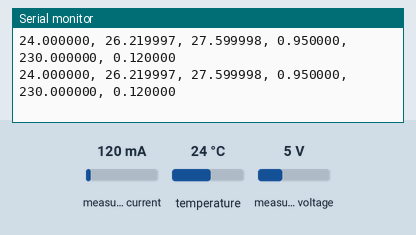
This sketch was run on a simulated Arduino Uno, built with avr-gcc and run on an emulated ATmega328P. Parts: the last lines printed to the serial monitor. The inputs (shaded band) are chosen by the test bench; at power-on: measured current 120 mA, temperature 24 °C, measured voltage 5 V. Storage starts empty.

Above: at 3.5 s.
3.6 s: measured current set to 40 mA
At 5.7 s:
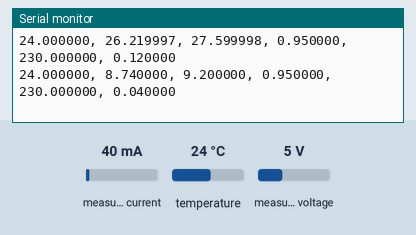
6.2 s: temperature set to 12 °C
At 7.2 s:
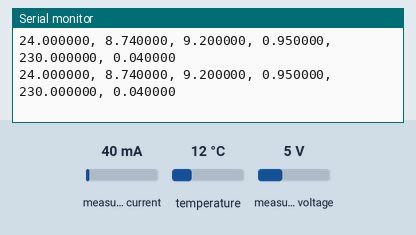
8.8 s: measured voltage set to 0.3 V
At 8.8 s:
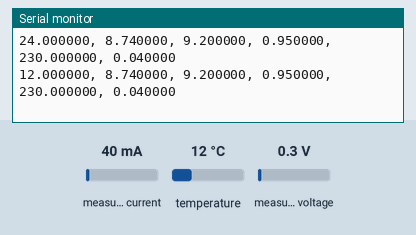
11.4 s: measured current set to 500 mA
At 13.6 s:
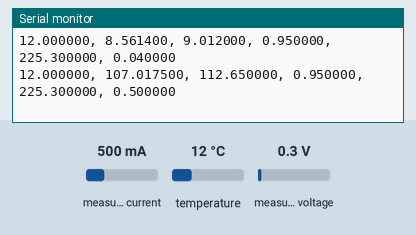
14.0 s: temperature set to 19 °C
At 14.0 s:
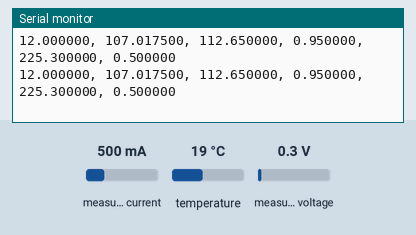
16.6 s: measured voltage set to 3.8 V
At 18.7 s:
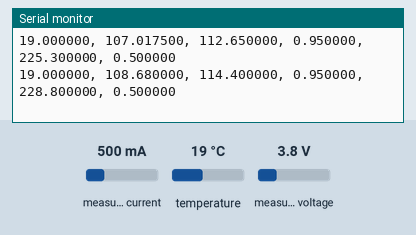
Timing chart, 0 to 20.2 s (numbered marks = the images above; inputs shaded):
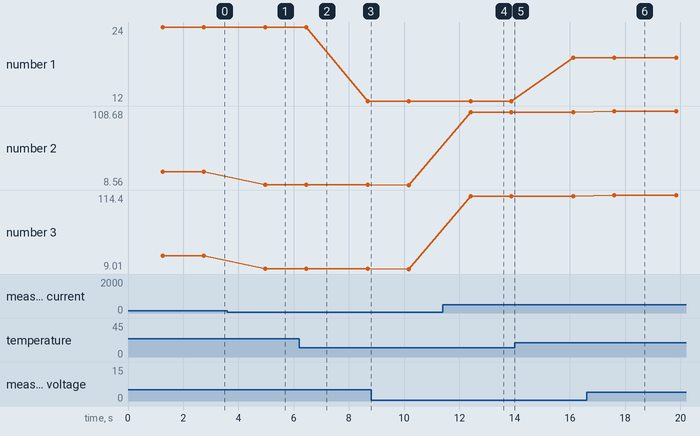

The sketch:

elec_monitor_mega_proto01.ino
```cpp
// (licence header left out)
#include "EmonLib.h"            // Required for the energy monitor shield
#include <OneWire.h>            // Required for the temprature probe (DS18B20)
#include <SPI.h>                // Required for the SD Card
#include <SD.h>                 // Required for the SD Card
#include <stdlib.h>             // Required for float to string conversion


EnergyMonitor emon1;            // Create an instance for the energy monitor
OneWire  ds(2);                 // Temperature probe on pin 2 (a 4.7K resistor is necessary)
bool useTempProbe = true;       // Set the initial state of the temperature probe to disabled
float tempC;
float * energyValues;
float lastKnownTemp = 0.0;
const int chipSelect = 4;       // SD Card
bool useSdFunctions = false;    // Flag to indicate if we can write to the SD card

void setup()
{
  // Setup serial interface
  Serial.begin(9600);

  // Initialize the energy monitor - uncalibrated !! (using demo code)
  emon1.voltage(2, 234.26, 1.7);    // Voltage: input pin, calibration, phase_shift
  emon1.current(1, 111.1);          // Current: input pin, calibration.

  // Initialize the SD card
  if (SD.begin(chipSelect)) {
    useSdFunctions = true;
  }
}

float get_temp()
{

  byte i;
  byte present = 0;
  byte type_s;
  byte data[12];
  byte addr[8];
  float celsius, fahrenheit;

  if ( useTempProbe ) {

    if ( !ds.search(addr)) {
      ds.reset_search();
      delay(250);
      return 0.0;
    }

    if (OneWire::crc8(addr, 7) != addr[7]) {
      useTempProbe = false;
      return 0.0;
    }

    // the first ROM byte indicates which chip
    switch (addr[0]) {
      case 0x10:
        type_s = 1;
        break;
      case 0x28:
        type_s = 0;
        break;
      case 0x22:
        type_s = 0;
        break;
      default:
        useTempProbe = false;
        return 0.0;
    }

  }

  if ( useTempProbe ) {
    ds.reset();
    ds.select(addr);
    ds.write(0x44);        // start conversion, use ds.write(0x44,1) with parasite power on at the end
    delay(1000);     // maybe 750ms is enough, maybe not
    present = ds.reset();
    ds.select(addr);
    ds.write(0xBE);         // Read Scratchpad
    for ( i = 0; i < 9; i++) {           // we need 9 bytes
      data[i] = ds.read();
    }
    int16_t raw = (data[1] << 8) | data[0];
    if (type_s) {
      raw = raw << 3; // 9 bit resolution default
      if (data[7] == 0x10) {
        raw = (raw & 0xFFF0) + 12 - data[6];
      }
    } else {
      byte cfg = (data[4] & 0x60);
      if (cfg == 0x00) raw = raw & ~7;  // 9 bit resolution, 93.75 ms
      else if (cfg == 0x20) raw = raw & ~3; // 10 bit res, 187.5 ms
      else if (cfg == 0x40) raw = raw & ~1; // 11 bit res, 375 ms
    }
    celsius = (float)raw / 16.0;
    return celsius;
  }


}

float * get_energy_readings()
{
  static float values[5];
  emon1.calcVI(20,2000);         // Calculate all. No.of wavelengths, time-out
  values[0] = emon1.realPower;
  values[1] = emon1.apparentPower;
  values[2] = emon1.powerFactor;
  values[3] = emon1.Vrms;
  values[4] = emon1.Irms;
  return values;
}

void log_data(float t, float e1, float e2, float e3, float e4, float e5 )
{
  String logMsg = "";
  char buff[10];
  dtostrf(t, 4, 6, buff);  //4 is mininum width, 6 is precision
  logMsg += buff;
  logMsg += ", ";
  dtostrf(e1, 4, 6, buff);  //4 is mininum width, 6 is precision
  logMsg += buff;
  logMsg += ", ";
  dtostrf(e2, 4, 6, buff);  //4 is mininum width, 6 is precision
  logMsg += buff;
  logMsg += ", ";
  dtostrf(e3, 4, 6, buff);  //4 is mininum width, 6 is precision
  logMsg += buff;
  logMsg += ", ";
  dtostrf(e4, 4, 6, buff);  //4 is mininum width, 6 is precision
  logMsg += buff;
  logMsg += ", ";
  dtostrf(e5, 4, 6, buff);  //4 is mininum width, 6 is precision
  logMsg += buff;
  File dataFile = SD.open("datalog.txt", FILE_WRITE);
  if (dataFile) {
    dataFile.println(logMsg);
    dataFile.close();
    // print to the serial port too:
    Serial.println(logMsg);
  }
  // if the file isn't open, pop up an error:
  else {
    Serial.println("error opening datalog.txt");
  }
}

void loop()
{
  tempC = get_temp();
  if (tempC > 0.0 )
  {
    lastKnownTemp = tempC;
  }
  energyValues = get_energy_readings();
  log_data(lastKnownTemp, *(energyValues+0), *(energyValues+1), *(energyValues+2), *(energyValues+3), *(energyValues+4));
  delay(1000);
}


/*
 * LICENSE
 *
 * Permission is hereby granted, free of charge, to any person obtaining a copy of
 * this software and associated documentation files (the "Software"), to deal in
 * the Software without restriction, including without limitation the rights to
 * use, copy, modify, merge, publish, distribute, sublicense, and/or sell copies of
 * the Software, and to permit persons to whom the Software is furnished to do so,
 * subject to the following conditions:
 *
 * The above copyright notice and this permission notice shall be included in all
 * copies or substantial portions of the Software.
 *
 * THE SOFTWARE IS PROVIDED "AS IS", WITHOUT WARRANTY OF ANY KIND, EXPRESS OR
 * IMPLIED, INCLUDING BUT NOT LIMITED TO THE WARRANTIES OF MERCHANTABILITY, FITNESS
 * FOR A PARTICULAR PURPOSE AND NONINFRINGEMENT. IN NO EVENT SHALL THE AUTHORS OR
 * COPYRIGHT HOLDERS BE LIABLE FOR ANY CLAIM, DAMAGES OR OTHER LIABILITY, WHETHER
 * IN AN ACTION OF CONTRACT, TORT OR OTHERWISE, ARISING FROM, OUT OF OR IN
 * CONNECTION WITH THE SOFTWARE OR THE USE OR OTHER DEALINGS IN THE SOFTWARE.
 */
```

Measured:
- after the input at 3.6 s, the serial monitor: prints a new line after 1.4 s (image 1)
- after the input at 11.4 s, the serial monitor: prints a new line after 1.0 s (image 4)
- after the input at 16.6 s, the serial monitor: prints a new line after 1.0 s (image 6)
- plotted number 1: 24 → 12 after the input at 6.2 s, 12 → 19 after the input at 14.0 s
- plotted number 2: 26.22 → 8.74 after the input at 3.6 s, 8.74 → 8.56 after the input at 8.8 s, 8.56 → 107.02 after the input at 11.4 s, 107.02 → 108.68 after the input at 16.6 s
- plotted number 3: 27.6 → 9.2 after the input at 3.6 s, 9.2 → 9.01 after the input at 8.8 s, 9.01 → 112.65 after the input at 11.4 s, 112.65 → 114.4 after the input at 16.6 s
